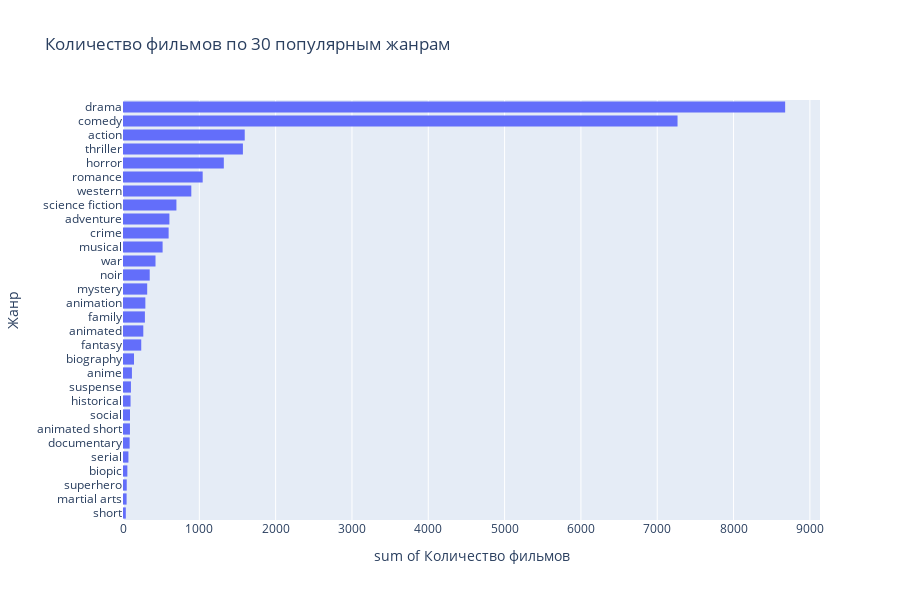

Notebook code for this chart:
### Code cell
fig = px.histogram(x = most_freq_genres.values, y = most_freq_genres.index, height=600,
                  labels=dict(x='Количество фильмов', y='Жанр'),
                   title='Количество фильмов по 30 популярным жанрам'
                  )
fig.update_yaxes(categoryorder='total ascending')

### Figure 1 — Plotly figure (JSON) as saved in the notebook; plotly's stock layout.template omitted (floating-point values rounded to 4 significant figures)
{"data": [{"alignmentgroup": "True", "bingroup": "y", "histfunc": "sum", "hovertemplate": "sum of Количество фильмов=%{x}<br>Жанр=%{y}<extra></extra>", "legendgroup": "", "marker": {"color": "#636efa", "pattern": {"shape": ""}}, "name": "", "offsetgroup": "", "orientation": "h", "showlegend": false, "type": "histogram", "x": [8676, 7266, 1595, 1571, 1321, 1044, 895, 700, 608, 598, 519, 426, 350, 317, 293, 287, 266, 239, 144, 117, 104, 99, 92, 91, 87, 71, 57, 49, 47, 37], "xaxis": "x", "y": ["drama", "comedy", "action", "thriller", "horror", "romance", "western", "science fiction", "adventure", "crime", "musical", "war", "noir", "mystery", "animation", "family", "animated", "fantasy", "biography", "anime", "suspense", "historical", "social", "animated short", "documentary", "serial", "biopic", "superhero", "martial arts", "short"], "yaxis": "y"}], "layout": {"barmode": "relative", "height": 600, "legend": {"tracegroupgap": 0}, "title": {"text": "Количество фильмов по 30 популярным жанрам"}, "xaxis": {"anchor": "y", "domain": [0, 1], "title": {"text": "sum of Количество фильмов"}}, "yaxis": {"anchor": "x", "categoryorder": "total ascending", "domain": [0, 1], "title": {"text": "Жанр"}}}}
